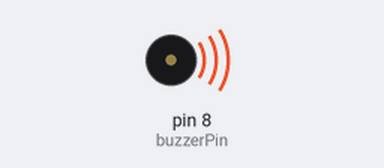
This sketch was run on a simulated Arduino Uno, built with avr-gcc and run on an emulated ATmega328P. Parts: buzzer (waves = sounding, pin HIGH).

Above: at 0.5 s.
Timing chart, 0 to 4.6 s (numbered marks = the images above):
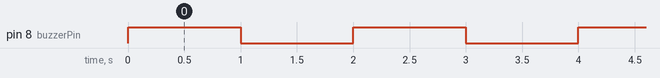

The sketch:

TEST_02.ino
```cpp
const int buzzerPin = 8;

void setup() {
  pinMode(buzzerPin, OUTPUT);
  digitalWrite(buzzerPin, HIGH);  // This should turn the buzzer ON
}

void loop() {
  delay(1000);
  digitalWrite(buzzerPin, LOW);  // This should turn the buzzer OFF
  delay(1000);
  digitalWrite(buzzerPin, HIGH);
}
```

TEST_03.ino
```cpp

```

TEST_04.ino
```cpp

```

TEST_05.ino
```cpp

```

Measured:
- by itself, pin 8 (buzzerPin): alternates HIGH for 1.0 s and LOW for 1.0 s
